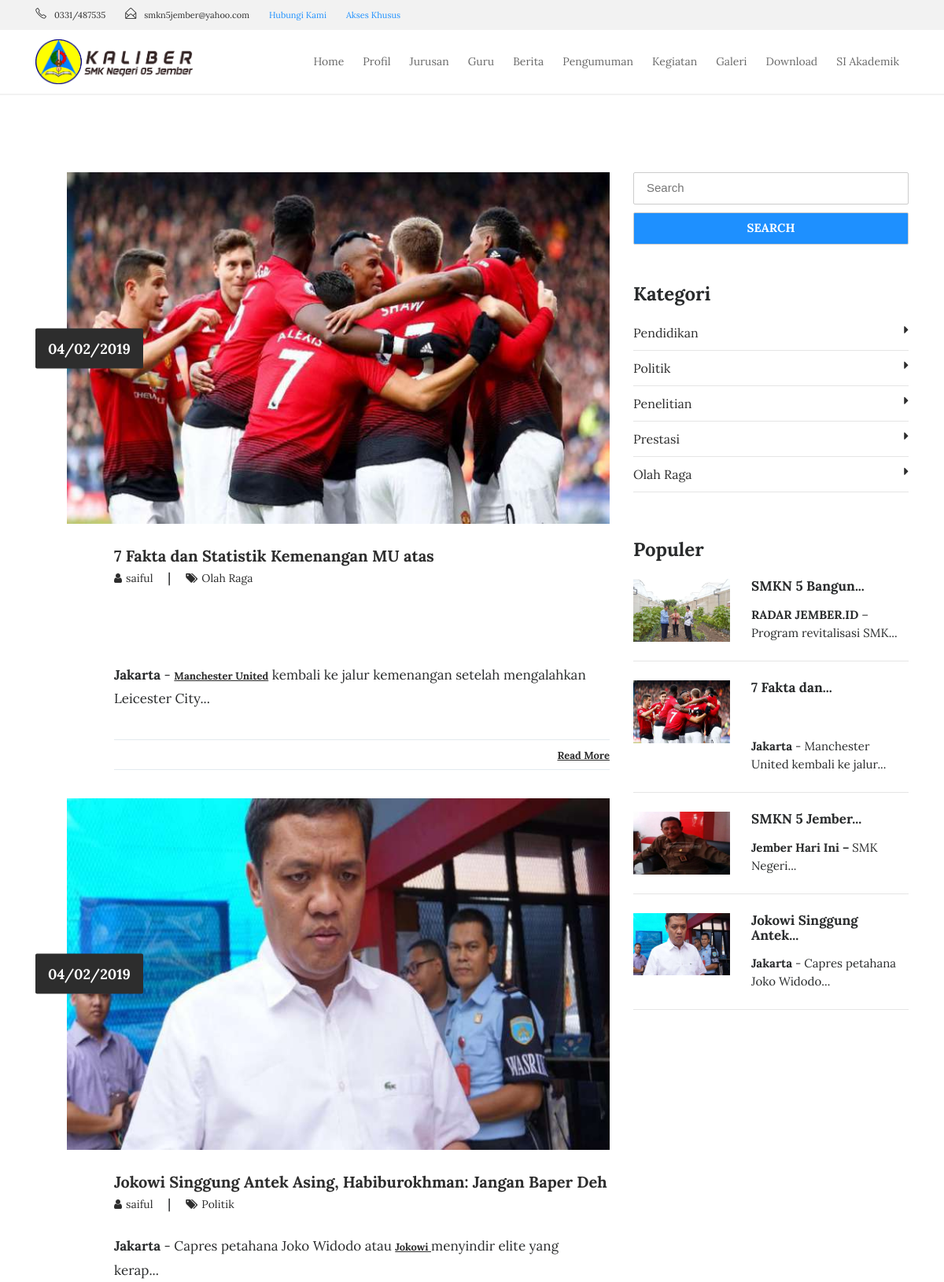
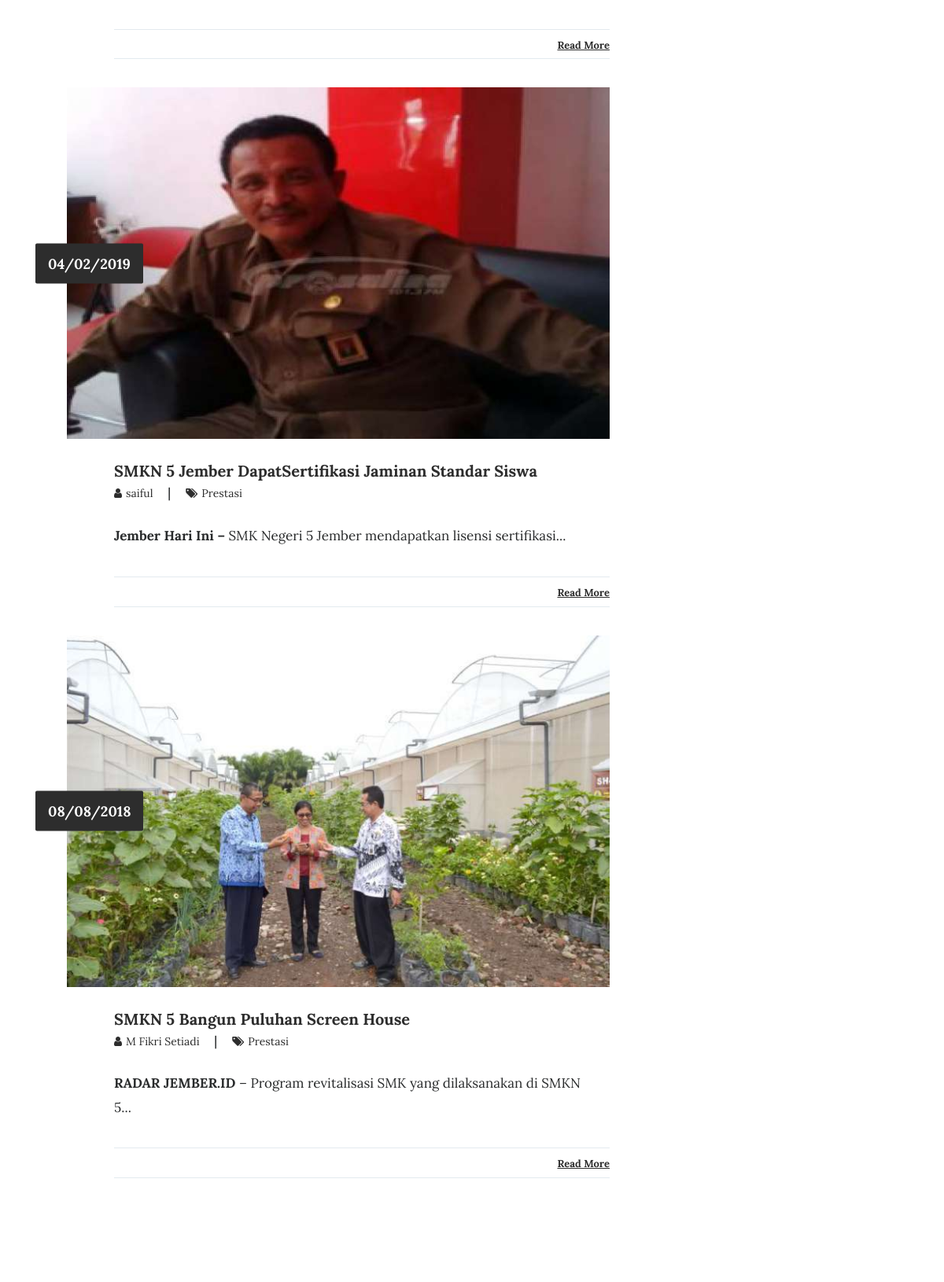
Screenshot of /index.php/blog (upper part) with the database file from the repository (2 pictures, top to bottom).
### tables this page shows
CREATE TABLE `tbl_tulisan` (
  `tulisan_id` int(11) NOT NULL,
  `tulisan_judul` varchar(100) DEFAULT NULL,
  `tulisan_isi` text,
  `tulisan_tanggal` timestamp NULL DEFAULT CURRENT_TIMESTAMP,
  `tulisan_kategori_id` int(11) DEFAULT NULL,
  `tulisan_kategori_nama` varchar(30) DEFAULT NULL,
  `tulisan_views` int(11) DEFAULT '0',
  `tulisan_gambar` varchar(40) DEFAULT NULL,
  `tulisan_pengguna_id` int(11) DEFAULT NULL,
  `tulisan_author` varchar(40) DEFAULT NULL,
  `tulisan_img_slider` int(2) NOT NULL DEFAULT '0',
  `tulisan_slug` varchar(200) DEFAULT NULL
);

CREATE TABLE `tbl_kategori` (
  `kategori_id` int(11) NOT NULL,
  `kategori_nama` varchar(30) DEFAULT NULL,
  `kategori_tanggal` timestamp NULL DEFAULT CURRENT_TIMESTAMP
);

### application/controllers/Blog.php (called while the page is built, shortened)
<?php
class Blog extends CI_Controller{
	function __construct(){
		$this->load->model('m_tulisan');
		$this->load->model('m_pengunjung');
	}
	function index(){
		$jum=$this->m_tulisan->berita();
        $page=$this->uri->segment(3);
        if(!$page):
            $offset = 0;
        else:
            $offset = $page;
        endif;
        $limit=5;
        $config['base_url'] = base_url() . 'blog/index/';
            $config['total_rows'] = $jum->num_rows();
            $config['per_page'] = $limit;
            $config['uri_segment'] = 3;
	          $config['full_tag_open']    = '<div class="pagging text-center"><nav><ul class="pagination justify-content-center">';
	          $config['full_tag_close']   = '</ul></nav></div>';
	          $config['num_tag_open']     = '<li class="page-item"><span class="page-link">';
	          $config['num_tag_close']    = '</span></li>';
	          $config['cur_tag_open']     = '<li class="page-item"><span class="page-link">';
	          $config['cur_tag_close']    = '<span class="sr-only">(current)</span></span></li>';
	          $config['next_tag_open']    = '<li class="page-item"><span class="page-link">';
	          $config['next_tagl_close']  = '<span aria-hidden="true">&raquo;</span></span></li>';
	          $config['prev_tag_open']    = '<li class="page-item"><span class="page-link">';
	          $config['prev_tagl_close']  = '</span>Next</li>';
	          $config['first_tag_open']   = '<li class="page-item"><span class="page-link">';
	          $config['first_tagl_close'] = '</span></li>';
	          $config['last_tag_open']    = '<li class="page-item"><span class="page-link">';
	          $config['last_tagl_close']  = '</span></li>';
            $config['first_link'] = 'Awal';
            $config['last_link'] = 'Akhir';
            $config['next_link'] = 'Next >>';
            $config['prev_link'] = '<< Prev';
            $this->pagination->initialize($config);
            $x['page'] =$this->pagination->create_links();
						$x['data']=$this->m_tulisan->berita_perpage($offset,$limit);
						$x['category']=$this->db->get('tbl_kategori');
						$x['populer']=$this->db->query("SELECT * FROM tbl_tulisan ORDER BY tulisan_views DESC LIMIT 5");
						$this->load->view('beranda/header',$x);
						$this->load->view('depan/v_blog',$x);
							$this->load->view('beranda/footer',$x);
	}
}

### index.php (called while the page is built, shortened)
<?php
require_once BASEPATH.'core/CodeIgniter.php';

### application/models/M_tulisan.php (called while the page is built, shortened)
<?php
class M_tulisan extends CI_Model{
	function berita_perpage($offset,$limit){
		$hsl=$this->db->query("SELECT tbl_tulisan.*,DATE_FORMAT(tulisan_tanggal,'%d/%m/%Y') AS tanggal FROM tbl_tulisan ORDER BY tulisan_id DESC limit $offset,$limit");
		return $hsl;
	}
}

### application/views/depan/v_blog.php (the view, shortened to what this page needs)
    <?php
        function limit_words($string, $word_limit){
            $words = explode(" ",$string);
            return implode(" ",array_splice($words,0,$word_limit));
        }
    ?>
<section class="blog-wrap">
    <div class="container">
        <div class="row">
            <div class="col-md-8">
              <?php foreach ($data->result() as $row) : ?>
                <div class="blog-single-item">
                    <div class="blog-img_block">
                        <img src="<?php echo base_url().'assets/images/'.$row->tulisan_gambar;?>" class="img-fluid" alt="blog-img">
                        <div class="blog-date">
                            <span><?php echo $row->tanggal;?></span>
                        </div>
                    </div>
                    <div class="blog-tiltle_block">
                        <h4><a href="<?php echo site_url('artikel/'.$row->tulisan_slug);?>"><?php echo $row->tulisan_judul;?></a></h4>
                        <h6> <a href="#"><i class="fa fa-user" aria-hidden="true"></i><span><?php echo $row->tulisan_author;?></span> </a>  |   <a href="#"><i class="fa fa-tags" aria-hidden="true"></i><span><?php echo $row->tulisan_kategori_nama;?></span></a></h6>
                        <?php echo limit_words($row->tulisan_isi,10).'...';?>
                        <div class="blog-icons">
                            <div class="blog-share_block">
                                <a href="<?php echo site_url('artikel/'.$row->tulisan_slug);?>">Read More</a>
                            </div>
                        </div>
                    </div>
                </div>
              <?php endforeach;?>
            </div>
            <div class="col-md-4">
                <form action="<?php echo site_url('blog/search');?>" method="get">
                    <input type="text" name="keyword" placeholder="Search" class="blog-search" required>
                    <button type="submit" class="btn btn-warning btn-blogsearch">SEARCH</button>
                </form>
                <div class="blog-category_block">
                  <h3>Kategori</h3>
                  <ul>
                    <?php foreach ($category->result() as $row) : ?>
                      <li><a href="<?php echo site_url('blog/kategori/'.str_replace(" ","-",$row->kategori_nama));?>"><?php echo $row->kategori_nama;?><i class="fa fa-caret-right" aria-hidden="true"></i></a></li>
                    <?php endforeach;?>
                  </ul>
                </div>
                <div class="blog-featured_post">
                    <h3>Populer</h3>
                    <?php foreach ($populer->result() as $row) :?>
                      <div class="blog-featured-img_block">
                          <img width="35%" src="<?php echo base_url().'assets/images/'.$row->tulisan_gambar;?>" class="img-fluid" alt="blog-featured-img">
                          <h5><a href="<?php echo site_url('artikel/'.$row->tulisan_slug);?>"><?php echo limit_words($row->tulisan_judul,3).'...';?></a></h5>
                          <p><?php echo limit_words($row->tulisan_isi,5).'...';?></p>
                      </div>
                      <hr>
                    <?php endforeach;?>
                </div>
            </div>
        </div>
    </div>
</section>

### application/views/beranda/header.php (style rules this page uses)
body { top:0 !important; }

### rows the page displays
tbl_tulisan: tulisan_gambar (picture), tanggal "04/02/2019", tulisan_judul "7 Fakta dan Statistik Kemenangan MU atas", tulisan_author "saiful", tulisan_kategori_nama "Olah Raga", tulisan_isi "Jakarta - Manchester United kembali ke jalur kemenangan setelah mengalahkan Leicester City", tulisan_judul "7 Fakta dan", tulisan_isi "Jakarta - Manchester United kembali ke jalur"
tbl_tulisan: tulisan_gambar (picture), tanggal "04/02/2019", tulisan_judul "Jokowi Singgung Antek Asing, Habiburokhman: Jangan Baper Deh", tulisan_author "saiful", tulisan_kategori_nama "Politik", tulisan_isi "Jakarta - Capres petahana Joko Widodo atau Jokowi menyindir elite yang kerap", tulisan_judul "Jokowi Singgung Antek", tulisan_isi "Jakarta - Capres petahana Joko Widodo"
tbl_tulisan: tulisan_gambar (picture), tanggal "04/02/2019", tulisan_judul "SMKN 5 Jember DapatSertifikasi Jaminan Standar Siswa", tulisan_author "saiful", tulisan_kategori_nama "Prestasi", tulisan_isi "Jember Hari Ini – SMK Negeri 5 Jember mendapatkan lisensi sertifikasi", tulisan_judul "SMKN 5 Jember", tulisan_isi "Jember Hari Ini – SMK Negeri"
tbl_tulisan: tulisan_gambar (picture), tanggal "08/08/2018", tulisan_judul "SMKN 5 Bangun Puluhan Screen House", tulisan_author "M Fikri Setiadi", tulisan_kategori_nama "Prestasi", tulisan_isi "RADAR JEMBER.ID – Program revitalisasi SMK yang dilaksanakan di SMKN 5", tulisan_judul "SMKN 5 Bangun", tulisan_isi "RADAR JEMBER.ID – Program revitalisasi SMK"
tbl_kategori: kategori_nama "Pendidikan"
tbl_kategori: kategori_nama "Politik"
tbl_kategori: kategori_nama "Penelitian"
tbl_kategori: kategori_nama "Prestasi"
tbl_kategori: kategori_nama "Olah Raga"
